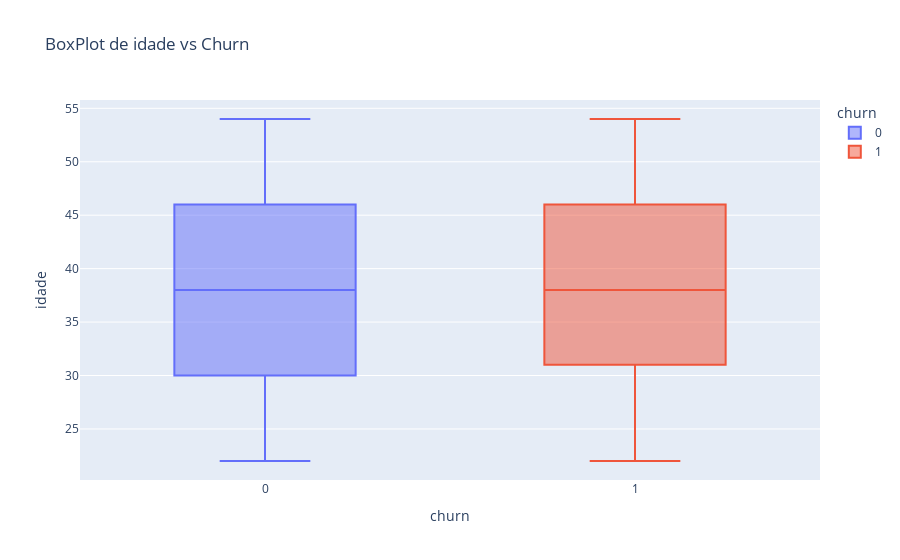
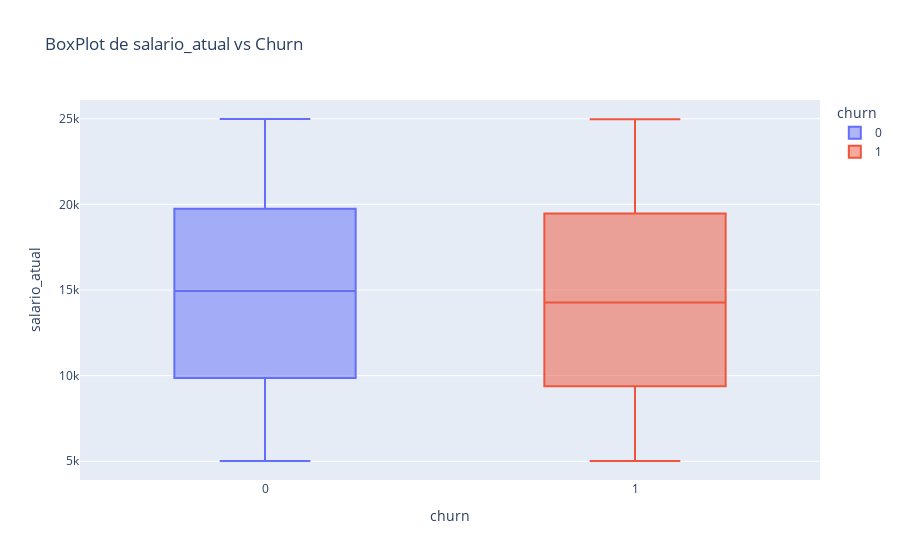
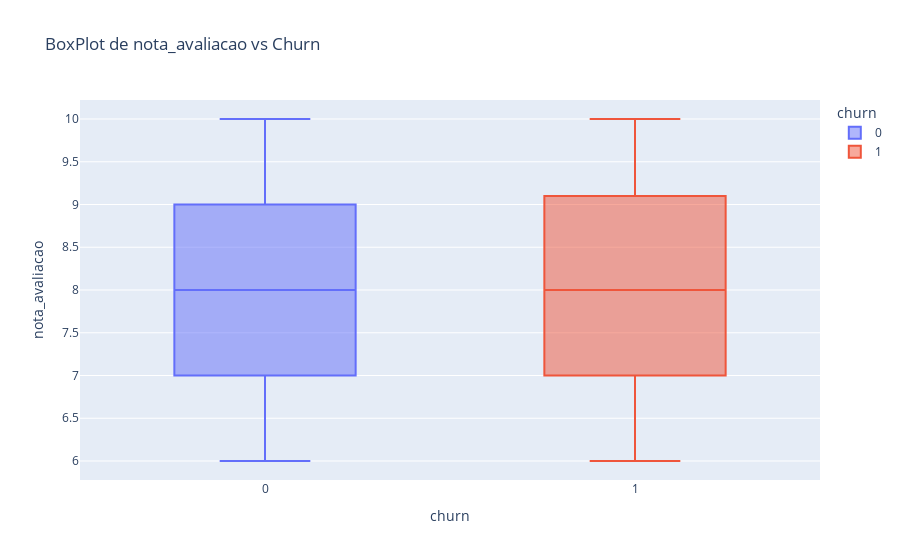
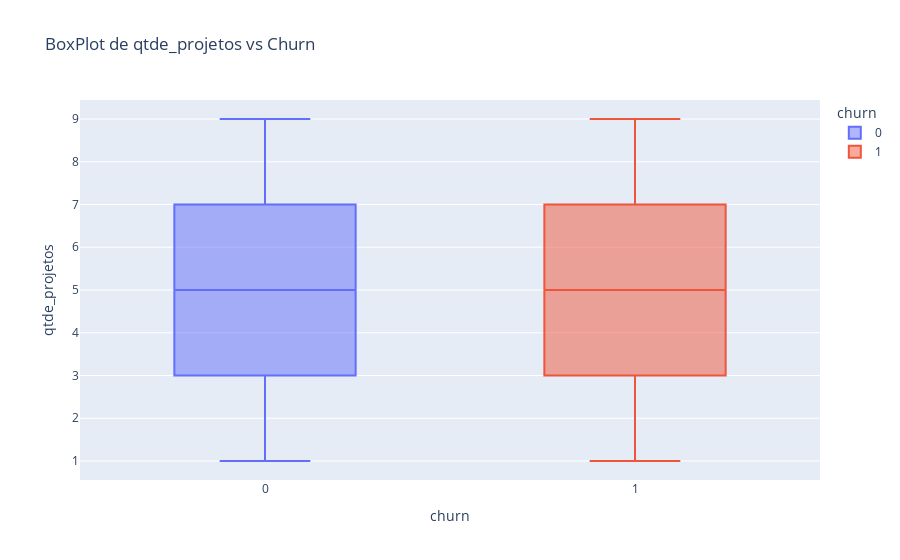

Notebook code cell kept with these figures, in order:
### Code cell
# BoxPlots para variáveis numéricas com o Churn
for col in df_employees.select_dtypes(include=['int64', 'float64']).columns:
    if col != 'churn':
        fig = px.box(df_employees, x='churn', y=col, title=f'BoxPlot de {col} vs Churn', color='churn')
        fig.show()

### Figure 1 — Plotly figure (JSON) as saved in the notebook; plotly's stock layout.template omitted (floating-point values rounded to 4 significant figures; data arrays with more than 128 entries replaced by an {"elided": "..."} marker saying what was removed)
{"data": [{"alignmentgroup": "True", "hovertemplate": "churn=%{x}<br>idade=%{y}<extra></extra>", "legendgroup": "0", "marker": {"color": "#636efa"}, "name": "0", "notched": false, "offsetgroup": "0", "orientation": "v", "showlegend": true, "type": "box", "x": {"elided": "1714 int values"}, "x0": " ", "xaxis": "x", "y": {"elided": "1714 int values"}, "y0": " ", "yaxis": "y"}, {"alignmentgroup": "True", "hovertemplate": "churn=%{x}<br>idade=%{y}<extra></extra>", "legendgroup": "1", "marker": {"color": "#EF553B"}, "name": "1", "notched": false, "offsetgroup": "1", "orientation": "v", "showlegend": true, "type": "box", "x": {"elided": "286 int values"}, "x0": " ", "xaxis": "x", "y": {"elided": "286 int values"}, "y0": " ", "yaxis": "y"}], "layout": {"boxmode": "overlay", "legend": {"title": {"text": "churn"}, "tracegroupgap": 0}, "title": {"text": "BoxPlot de idade vs Churn"}, "xaxis": {"anchor": "y", "categoryarray": [0, 1], "categoryorder": "array", "domain": [0, 1], "title": {"text": "churn"}}, "yaxis": {"anchor": "x", "domain": [0, 1], "title": {"text": "idade"}}}}

### Figure 2 — Plotly figure (JSON) as saved in the notebook; plotly's stock layout.template omitted (floating-point values rounded to 4 significant figures; data arrays with more than 128 entries replaced by an {"elided": "..."} marker saying what was removed)
{"data": [{"alignmentgroup": "True", "hovertemplate": "churn=%{x}<br>salario_atual=%{y}<extra></extra>", "legendgroup": "0", "marker": {"color": "#636efa"}, "name": "0", "notched": false, "offsetgroup": "0", "orientation": "v", "showlegend": true, "type": "box", "x": {"elided": "1714 int values"}, "x0": " ", "xaxis": "x", "y": {"elided": "1714 int values"}, "y0": " ", "yaxis": "y"}, {"alignmentgroup": "True", "hovertemplate": "churn=%{x}<br>salario_atual=%{y}<extra></extra>", "legendgroup": "1", "marker": {"color": "#EF553B"}, "name": "1", "notched": false, "offsetgroup": "1", "orientation": "v", "showlegend": true, "type": "box", "x": {"elided": "286 int values"}, "x0": " ", "xaxis": "x", "y": {"elided": "286 int values"}, "y0": " ", "yaxis": "y"}], "layout": {"boxmode": "overlay", "legend": {"title": {"text": "churn"}, "tracegroupgap": 0}, "title": {"text": "BoxPlot de salario_atual vs Churn"}, "xaxis": {"anchor": "y", "categoryarray": [0, 1], "categoryorder": "array", "domain": [0, 1], "title": {"text": "churn"}}, "yaxis": {"anchor": "x", "domain": [0, 1], "title": {"text": "salario_atual"}}}}

### Figure 3 — Plotly figure (JSON) as saved in the notebook; plotly's stock layout.template omitted (floating-point values rounded to 4 significant figures; data arrays with more than 128 entries replaced by an {"elided": "..."} marker saying what was removed)
{"data": [{"alignmentgroup": "True", "hovertemplate": "churn=%{x}<br>nota_avaliacao=%{y}<extra></extra>", "legendgroup": "0", "marker": {"color": "#636efa"}, "name": "0", "notched": false, "offsetgroup": "0", "orientation": "v", "showlegend": true, "type": "box", "x": {"elided": "1714 int values"}, "x0": " ", "xaxis": "x", "y": {"elided": "1714 float values"}, "y0": " ", "yaxis": "y"}, {"alignmentgroup": "True", "hovertemplate": "churn=%{x}<br>nota_avaliacao=%{y}<extra></extra>", "legendgroup": "1", "marker": {"color": "#EF553B"}, "name": "1", "notched": false, "offsetgroup": "1", "orientation": "v", "showlegend": true, "type": "box", "x": {"elided": "286 int values"}, "x0": " ", "xaxis": "x", "y": {"elided": "286 float values"}, "y0": " ", "yaxis": "y"}], "layout": {"boxmode": "overlay", "legend": {"title": {"text": "churn"}, "tracegroupgap": 0}, "title": {"text": "BoxPlot de nota_avaliacao vs Churn"}, "xaxis": {"anchor": "y", "categoryarray": [0, 1], "categoryorder": "array", "domain": [0, 1], "title": {"text": "churn"}}, "yaxis": {"anchor": "x", "domain": [0, 1], "title": {"text": "nota_avaliacao"}}}}

### Figure 4 — Plotly figure (JSON) as saved in the notebook; plotly's stock layout.template omitted (floating-point values rounded to 4 significant figures; data arrays with more than 128 entries replaced by an {"elided": "..."} marker saying what was removed)
{"data": [{"alignmentgroup": "True", "hovertemplate": "churn=%{x}<br>qtde_projetos=%{y}<extra></extra>", "legendgroup": "0", "marker": {"color": "#636efa"}, "name": "0", "notched": false, "offsetgroup": "0", "orientation": "v", "showlegend": true, "type": "box", "x": {"elided": "1714 int values"}, "x0": " ", "xaxis": "x", "y": {"elided": "1714 int values"}, "y0": " ", "yaxis": "y"}, {"alignmentgroup": "True", "hovertemplate": "churn=%{x}<br>qtde_projetos=%{y}<extra></extra>", "legendgroup": "1", "marker": {"color": "#EF553B"}, "name": "1", "notched": false, "offsetgroup": "1", "orientation": "v", "showlegend": true, "type": "box", "x": {"elided": "286 int values"}, "x0": " ", "xaxis": "x", "y": {"elided": "286 int values"}, "y0": " ", "yaxis": "y"}], "layout": {"boxmode": "overlay", "legend": {"title": {"text": "churn"}, "tracegroupgap": 0}, "title": {"text": "BoxPlot de qtde_projetos vs Churn"}, "xaxis": {"anchor": "y", "categoryarray": [0, 1], "categoryorder": "array", "domain": [0, 1], "title": {"text": "churn"}}, "yaxis": {"anchor": "x", "domain": [0, 1], "title": {"text": "qtde_projetos"}}}}
